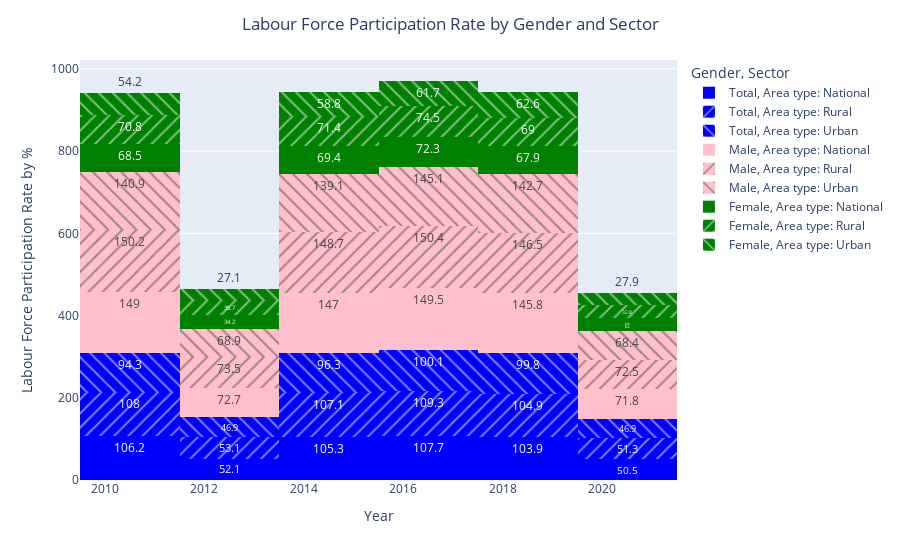

This figure's notebook cell:
### Markdown cell above
## Analyse the Labour Force Participation rate by Gender and Sector over the Years

### Code cell
# Analyse LFPR by Gender and Sector


# Graph Objects

import plotly.graph_objects as go

# define figure element
fig = go.Figure()
# define histogram properties
fig = (
    px.histogram(
        data.loc[((data.Education == "Aggregate levels: Total"))],
        x="Year",
        y="Value",
        color="Gender",
        pattern_shape="Sector",
        color_discrete_sequence=['blue', 'pink', 'green'],
        barmode="relative",
        # barnorm = "percent",
        # histnorm = "probability",
        text_auto=True,
        labels={"Value": "Labour Force Participation Rate by %",},
    )
    .update_traces(hoverinfo="all")
    .update_layout(
        # update layout with titles
        title={
            "text": "Labour Force Participation Rate by Gender and Sector",
            "x": 0.5,
        },
        yaxis_title="Labour Force Participation Rate by %",
    )
    .update_xaxes(categoryorder="category ascending")
)
# display the figure
fig.show()

### Figure 1 — Plotly figure (JSON) as saved in the notebook; plotly's stock layout.template omitted (floating-point values rounded to 4 significant figures)
{"data": [{"alignmentgroup": "True", "bingroup": "x", "histfunc": "sum", "hoverinfo": "all", "hovertemplate": "Gender=Total<br>Sector=Area type: National<br>Year=%{x}<br>sum of Labour Force Participation Rate by %=%{y}<extra></extra>", "legendgroup": "Total, Area type: National", "marker": {"color": "blue", "pattern": {"shape": ""}}, "name": "Total, Area type: National", "offsetgroup": "Total, Area type: National", "orientation": "v", "showlegend": true, "texttemplate": "%{value}", "type": "histogram", "x": [2020, 2019, 2018, 2017, 2016, 2015, 2014, 2013, 2011, 2010], "xaxis": "x", "y": [50.5, 52.2, 51.7, 54, 53.7, 53.7, 51.6, 52.1, 52.9, 53.3], "yaxis": "y"}, {"alignmentgroup": "True", "bingroup": "x", "histfunc": "sum", "hoverinfo": "all", "hovertemplate": "Gender=Total<br>Sector=Area type: Rural<br>Year=%{x}<br>sum of Labour Force Participation Rate by %=%{y}<extra></extra>", "legendgroup": "Total, Area type: Rural", "marker": {"color": "blue", "pattern": {"shape": "/"}}, "name": "Total, Area type: Rural", "offsetgroup": "Total, Area type: Rural", "orientation": "v", "showlegend": true, "texttemplate": "%{value}", "type": "histogram", "x": [2020, 2019, 2018, 2017, 2016, 2015, 2014, 2013, 2011, 2010], "xaxis": "x", "y": [51.3, 52.7, 52.2, 54.8, 54.5, 54.7, 52.4, 53.1, 53.7, 54.3], "yaxis": "y"}, {"alignmentgroup": "True", "bingroup": "x", "histfunc": "sum", "hoverinfo": "all", "hovertemplate": "Gender=Total<br>Sector=Area type: Urban<br>Year=%{x}<br>sum of Labour Force Participation Rate by %=%{y}<extra></extra>", "legendgroup": "Total, Area type: Urban", "marker": {"color": "blue", "pattern": {"shape": "\\"}}, "name": "Total, Area type: Urban", "offsetgroup": "Total, Area type: Urban", "orientation": "v", "showlegend": true, "texttemplate": "%{value}", "type": "histogram", "x": [2020, 2019, 2018, 2017, 2016, 2015, 2014, 2013, 2011, 2010], "xaxis": "x", "y": [46.9, 50.2, 49.6, 50.4, 49.7, 48.5, 47.8, 46.9, 47.6, 46.7], "yaxis": "y"}, {"alignmentgroup": "True", "bingroup": "x", "histfunc": "sum", "hoverinfo": "all", "hovertemplate": "Gender=Male<br>Sector=Area type: National<br>Year=%{x}<br>sum of Labour Force Participation Rate by %=%{y}<extra></extra>", "legendgroup": "Male, Area type: National", "marker": {"color": "pink", "pattern": {"shape": ""}}, "name": "Male, Area type: National", "offsetgroup": "Male, Area type: National", "orientation": "v", "showlegend": true, "texttemplate": "%{value}", "type": "histogram", "x": [2020, 2019, 2018, 2017, 2016, 2015, 2014, 2013, 2011, 2010], "xaxis": "x", "y": [71.8, 72.9, 72.9, 74.5, 75, 74.6, 72.4, 72.7, 74, 75], "yaxis": "y"}, {"alignmentgroup": "True", "bingroup": "x", "histfunc": "sum", "hoverinfo": "all", "hovertemplate": "Gender=Male<br>Sector=Area type: Rural<br>Year=%{x}<br>sum of Labour Force Participation Rate by %=%{y}<extra></extra>", "legendgroup": "Male, Area type: Rural", "marker": {"color": "pink", "pattern": {"shape": "/"}}, "name": "Male, Area type: Rural", "offsetgroup": "Male, Area type: Rural", "orientation": "v", "showlegend": true, "texttemplate": "%{value}", "type": "histogram", "x": [2020, 2019, 2018, 2017, 2016, 2015, 2014, 2013, 2011, 2010], "xaxis": "x", "y": [72.5, 73.4, 73.1, 74.9, 75.5, 75.6, 73.1, 73.5, 74.7, 75.5], "yaxis": "y"}, {"alignmentgroup": "True", "bingroup": "x", "histfunc": "sum", "hoverinfo": "all", "hovertemplate": "Gender=Male<br>Sector=Area type: Urban<br>Year=%{x}<br>sum of Labour Force Participation Rate by %=%{y}<extra></extra>", "legendgroup": "Male, Area type: Urban", "marker": {"color": "pink", "pattern": {"shape": "\\"}}, "name": "Male, Area type: Urban", "offsetgroup": "Male, Area type: Urban", "orientation": "v", "showlegend": true, "texttemplate": "%{value}", "type": "histogram", "x": [2020, 2019, 2018, 2017, 2016, 2015, 2014, 2013, 2011, 2010], "xaxis": "x", "y": [68.4, 70.7, 72, 72.5, 72.6, 70, 69.1, 68.9, 69.7, 71.2], "yaxis": "y"}, {"alignmentgroup": "True", "bingroup": "x", "histfunc": "sum", "hoverinfo": "all", "hovertemplate": "Gender=Female<br>Sector=Area type: National<br>Year=%{x}<br>sum of Labour Force Participation Rate by %=%{y}<extra></extra>", "legendgroup": "Female, Area type: National", "marker": {"color": "green", "pattern": {"shape": ""}}, "name": "Female, Area type: National", "offsetgroup": "Female, Area type: National", "orientation": "v", "showlegend": true, "texttemplate": "%{value}", "type": "histogram", "x": [2020, 2019, 2018, 2017, 2016, 2015, 2014, 2013, 2011, 2010], "xaxis": "x", "y": [32, 34.4, 33.5, 36.5, 35.8, 35.8, 33.6, 34.2, 34.2, 34.3], "yaxis": "y"}, {"alignmentgroup": "True", "bingroup": "x", "histfunc": "sum", "hoverinfo": "all", "hovertemplate": "Gender=Female<br>Sector=Area type: Rural<br>Year=%{x}<br>sum of Labour Force Participation Rate by %=%{y}<extra></extra>", "legendgroup": "Female, Area type: Rural", "marker": {"color": "green", "pattern": {"shape": "/"}}, "name": "Female, Area type: Rural", "offsetgroup": "Female, Area type: Rural", "orientation": "v", "showlegend": true, "texttemplate": "%{value}", "type": "histogram", "x": [2020, 2019, 2018, 2017, 2016, 2015, 2014, 2013, 2011, 2010], "xaxis": "x", "y": [32.8, 34.8, 34.2, 37.6, 36.9, 36.9, 34.5, 35.7, 35.2, 35.6], "yaxis": "y"}, {"alignmentgroup": "True", "bingroup": "x", "histfunc": "sum", "hoverinfo": "all", "hovertemplate": "Gender=Female<br>Sector=Area type: Urban<br>Year=%{x}<br>sum of Labour Force Participation Rate by %=%{y}<extra></extra>", "legendgroup": "Female, Area type: Urban", "marker": {"color": "green", "pattern": {"shape": "\\"}}, "name": "Female, Area type: Urban", "offsetgroup": "Female, Area type: Urban", "orientation": "v", "showlegend": true, "texttemplate": "%{value}", "type": "histogram", "x": [2020, 2019, 2018, 2017, 2016, 2015, 2014, 2013, 2011, 2010], "xaxis": "x", "y": [27.9, 32.7, 29.9, 31.5, 30.2, 29.9, 28.9, 27.1, 27.9, 26.3], "yaxis": "y"}], "layout": {"barmode": "relative", "legend": {"title": {"text": "Gender, Sector"}, "tracegroupgap": 0}, "margin": {"t": 60}, "title": {"text": "Labour Force Participation Rate by Gender and Sector", "x": 0.5}, "xaxis": {"anchor": "y", "categoryorder": "category ascending", "domain": [0, 1], "title": {"text": "Year"}}, "yaxis": {"anchor": "x", "domain": [0, 1], "title": {"text": "Labour Force Participation Rate by %"}}}}
